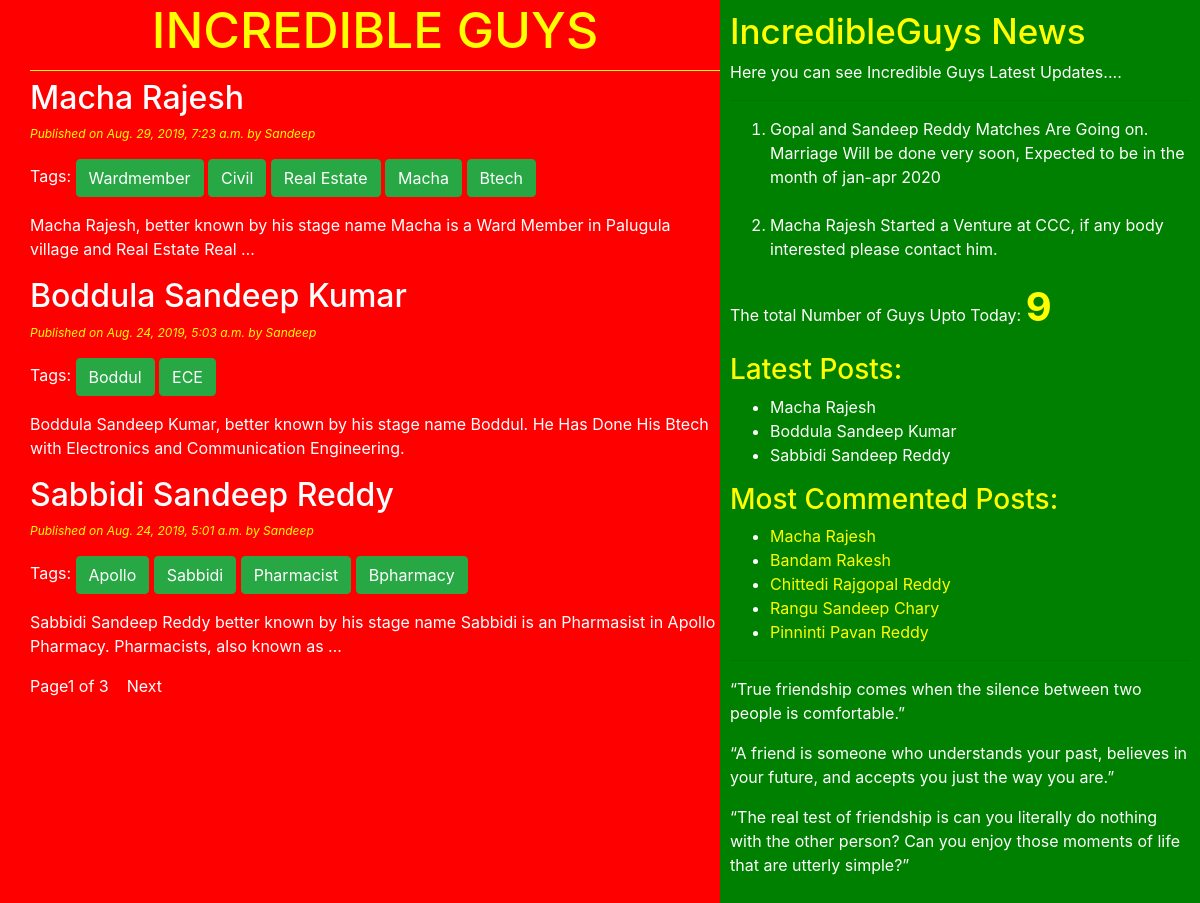
The page / on the database its author committed.
### blog/models.py (models this page shows, shortened)
class Post(models.Model):
    STATUS_CHOICES = (('draft','Draft'),('published','published'))
    title = models.CharField(max_length=256)
    slug = models.SlugField(max_length=264,unique_for_date='publish')
    author = models.ForeignKey(User,on_delete=models.CASCADE,related_name='blog_posts')
    body = models.TextField()
    publish = models.DateTimeField(default=timezone.now)
    created = models.DateTimeField(auto_now_add=True)
    update = models.DateTimeField(auto_now=True)
    status = models.CharField(max_length=10,choices=STATUS_CHOICES,default='draft')
    objects = CustomManager()
    tags = TaggableManager()
    class Meta:
        ordering = ('-publish',)
    def get_absolute_url(self):
        return reverse('post_detail', args=[self.publish.year, self.publish.strftime('%m'), self.publish.strftime('%d'), self.slug])

### blog/views.py (the view)
# urls.py: url(r'^$', views.post_list_view),
def post_list_view(request, tag_slug=None):
    post_list = Post.objects.all()
    tag = None
    if tag_slug:
        tag = get_object_or_404(Tag, slug=tag_slug)
        post_list = post_list.filter(tags__in=[tag])
    paginator = Paginator(post_list, 3)
    page_number = request.GET.get('page')
    try:
        post_list = paginator.page(page_number)
    except PageNotAnInteger:
        post_list = paginator.page(1)
    except EmptyPage:
        post_list = paginator.page(paginator.num_pages)
    return render(request, 'blog/post_list.html', {'post_list': post_list, 'tag': tag})

### blog/models.py (called while the page is built)
    def get_queryset(self):
        return super().get_queryset().filter(status='published')

### blog/templatetags/blog_tags.py (called while the page is built)
@register.simple_tag
def total_posts():
    return Post.objects.count()

@register.inclusion_tag('blog/latest_post123.html')
def show_latest_posts():
    latest_posts = Post.objects.order_by('-publish')[ :3]
    return{'latest_posts': latest_posts}

@register.simple_tag
def get_most_commented_posts(count=5):
    return Post.objects.annotate(total_comments=Count('comments')).order_by('-total_comments')[:count]

### templates/blog/post_list.html (shortened to what this page needs)
<!DOCTYPE html>
{% extends 'blog/base.html' %}
     {% block content %}
           <h1>INCREDIBLE GUYS</h1>
           {%for post in post_list %}
                <a href="{{post.get_absolute_url}}" class="blue"><h2>{{post.title}}</h2></a>
                <p id="date">Published on {{post.publish}} by {{post.author|title}}</p>
                <p>Tags:
                    {% for tag in post.tags.all %}
                    <a href="{% url 'post_list_by_tag_name' tag.slug %}" class="btn btn-success">{{tag.name}}</a>
                    {% endfor %}
                </p>
                {{post.body|truncatewords:20|linebreaks}}
           {%endfor%}
           {% include 'blog/pagination.html' with page=post_list %}
     {%endblock%}

### templates/blog/base.html (shortened to what this page needs)
<!DOCTYPE html>
{% load staticfiles %}
{% load blog_tags %}
<html lang="en">
<head>
    <link rel="stylesheet" href="https://stackpath.bootstrapcdn.com/bootstrap/4.2.1/css/bootstrap.min.css">
     <link rel="stylesheet" href="{%static 'css/blog1.css' %}">
</head>
<body>
<div class="content">
    {%block content%}   {%endblock%}
</div>
<div class="sidebar">
     <h4>IncredibleGuys News</h4>
    <p>Here you can see Incredible Guys Latest Updates....</p>
    <hr>
    <ol>
        <li>Gopal and Sandeep Reddy Matches Are Going on. Marriage Will be done very soon, Expected to be in the month of jan-apr 2020 </li><br>
        <li>Macha Rajesh Started a Venture at CCC, if any body interested please contact him.</li>
    </ol>
    <p>The total Number of Guys Upto Today: <span id="pcount">{% total_posts %}</span></p>
    <h3>Latest Posts: </h3> {% show_latest_posts %}
    <h3>Most Commented Posts: </h3>
    {% get_most_commented_posts as most_commented_posts %}
    <ul>
        {% for post in most_commented_posts %}
        <li><a href="{{post.get_absolute_url}}" class="red" >{{post.title}}</a></li>
        {% endfor %}
    </ul>
    <hr>
    <p>“True friendship comes when the silence between two people is comfortable.”</p>
    <p>“A friend is someone who understands your past, believes in your future, and accepts you just the way you are.”</p>
    <p>“The real test of friendship is can you literally do nothing with the other person? Can you enjoy those moments of life that are utterly simple?”</p>
</div>
</body>
</html>

### templates/blog/latest_post123.html
<ul>
    {% for post in latest_posts %}
    <li> <a href="{{post.get_absolute_url}}">{{post.title}}</a> </li>
    {% endfor %}
</ul>

### static/css/blog1.css (style rules this page uses)
.content { width: 60%; float: left; padding: 0 0 0 30px; background: red; height: 100%; }
.sidebar { width: 40%; float: right; padding: 10px; background: green; height: 100%; color: white; }
h1 { text-align: center; border-bottom: 1px solid yellow; padding-bottom: 10px; }
body { color: white; background: red; }
#date { color: yellow; font-size: 12px; font-style: italic; }
a { color : white; text-decoration : none; }
.red { color : yellow; text-decoration: none; }
#pcount { font-size: 40px; color: yellow; font-weight: bold; }
h1 { color: yellow; font-size:50px; }
h3 { color: yellow; }
h4 { color: yellow; font-size:35px; }

### rows shown on the page
Post: title "Macha Rajesh", publish "Aug. 29, 2019, 7:23 a.m.", author "Sandeep", body "Macha Rajesh, better known by his stage name Macha is a Ward Member in Palugula village and Real Estate Real …"
Tag: name "Wardmember"
Tag: name "Civil"
Tag: name "Real Estate"
Tag: name "Macha"
Tag: name "Btech"
Post: title "Boddula Sandeep Kumar", publish "Aug. 24, 2019, 5:03 a.m.", author "Sandeep", body "Boddula Sandeep Kumar, better known by his stage name Boddul. He Has Done His Btech with Electronics and Communication Engineering."
Tag: name "Boddul"
Tag: name "ECE"
Post: title "Sabbidi Sandeep Reddy", publish "Aug. 24, 2019, 5:01 a.m.", author "Sandeep", body "Sabbidi Sandeep Reddy better known by his stage name Sabbidi is an Pharmasist in Apollo Pharmacy. Pharmacists, also known as …"
Tag: name "Apollo"
Tag: name "Sabbidi"
Tag: name "Pharmacist"
Tag: name "Bpharmacy"
Post: title "Bandam Rakesh"
Post: title "Chittedi Rajgopal Reddy"
Post: title "Rangu Sandeep Chary"
Post: title "Pinninti Pavan Reddy"

### other values the page prints
{{ page.number }} "1"
{{ page.paginator.num_pages }} "3"
